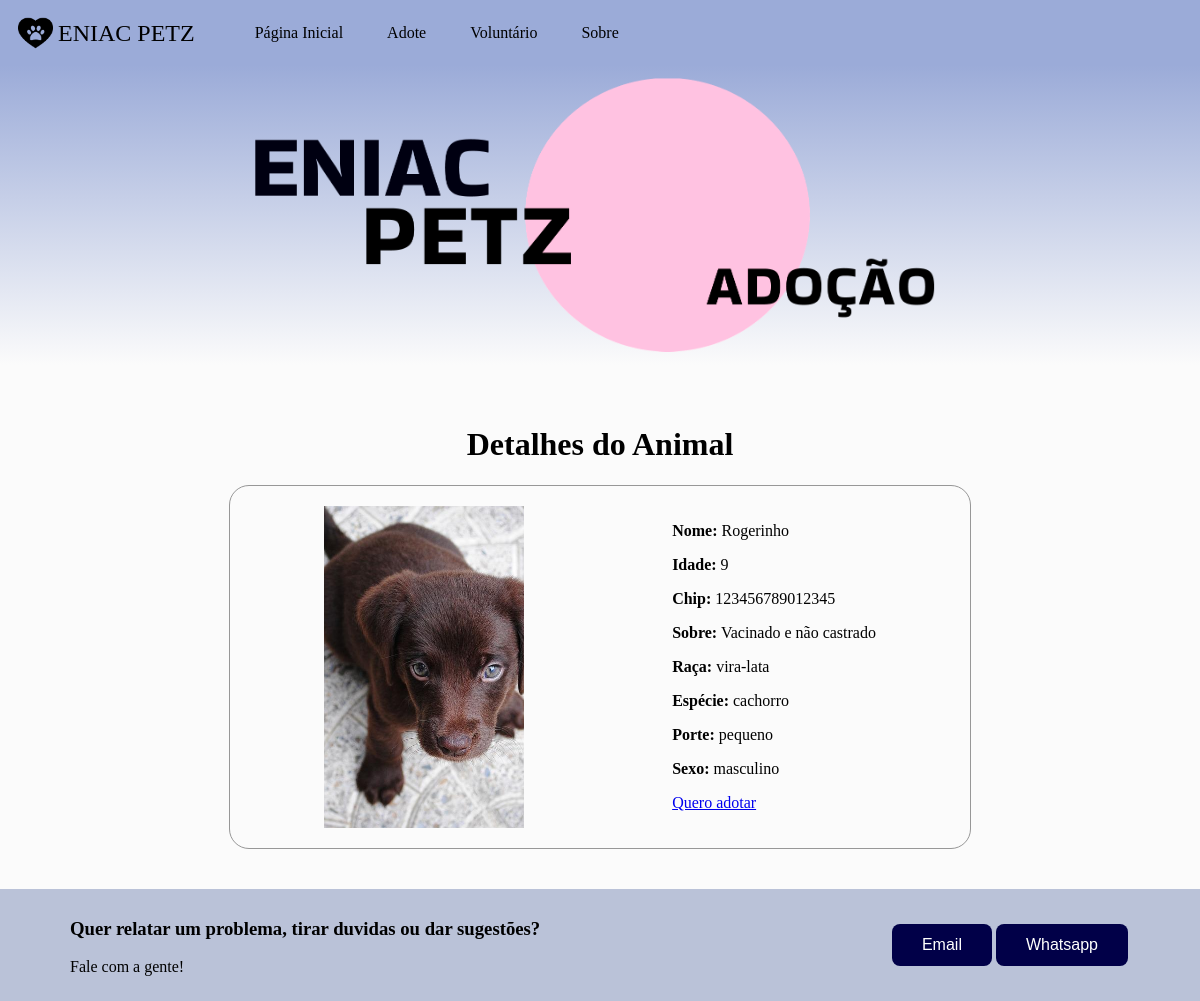
/animais/6/, run on the app's committed database.
### app_animais/models.py (models this page shows, shortened)
class Animal(models.Model):
    nome = models.CharField(max_length=50)
    idade = models.IntegerField('idade')
    chip = models.CharField(max_length=15)
    info_animais = models.CharField('Sobre',max_length=500)
    image = models.ImageField(upload_to='images/')
    raca = models.ForeignKey(Raca, on_delete = models.CASCADE)
    especie = models.ForeignKey(Especie, on_delete = models.CASCADE)
    porte = models.ForeignKey(Porte, on_delete = models.CASCADE)
    sexo = models.ForeignKey(Sexo, on_delete = models.CASCADE)
    disponivel = models.BooleanField(default=True)
    data = models.DateTimeField(auto_now_add=True)
    class Meta:
        verbose_name = 'Animal'
        verbose_name_plural = 'Animais'
        ordering = ['-data']

class Raca(models.Model):
    raca = models.CharField(max_length=50)
    class Meta:
        verbose_name = 'Raça'
        verbose_name_plural = 'Raças'
    def __str__(self):
        return self.raca

class Especie(models.Model):
    especie = models.CharField(max_length=50)
    def __str__(self):
        return self.especie

class Porte(models.Model):
    porte = models.CharField(max_length=50)
    def __str__(self):
        return self.porte

class Sexo(models.Model):
    sexo = models.CharField(max_length=50)
    def __str__(self):
        return self.sexo

### app_animais/views.py (the view)
# urls.py: path('animais/<int:pk>/', animal_detail, name='animal_detail'),
def animal_detail(request, pk):
    animal = get_object_or_404(Animal, pk=pk)
    return render(request, 'animal_detail.html', {'animal': animal})

### app_animais/templates/animal_detail.html
{% extends 'base.html' %}
{% load static %}
{% block content %}
<link rel="stylesheet" type="text/css" href="{% static '/animais/css/style.css' %}">
  <header class="header" >
    <img src="{% static '/animais/img/header-adocao.png' %}" class="header-adocao" alt="header-adocao"/>
  </header>
  <div class="margem-pagina">
  <h1>Detalhes do Animal</h1>
<div class="detalhes-animal">
<img src="{{ animal.image.url }}" class ="foto-animal" alt="Imagem do Animal"/>
<div class="detalhes" >
<p><strong>Nome:</strong> {{ animal.nome }}</p>
<p><strong>Idade:</strong> {{ animal.idade }}</p>
<p><strong>Chip:</strong> {{ animal.chip }}</p>
<p><strong>Sobre:</strong> {{ animal.info_animais }}</p>
<p><strong>Raça:</strong> {{ animal.raca }}</p>
<p><strong>Espécie:</strong> {{ animal.especie }}</p>
<p><strong>Porte:</strong> {{ animal.porte }}</p>
<p><strong>Sexo:</strong> {{ animal.sexo }}</p>
<p><a href="{% url 'formulario_animal' pk=animal.pk %}">Quero adotar</a></p>
</div>
</div>
</div>
{% endblock %}

### abrigo/static/style.css (style rules this page uses)
body { margin: 0px; padding: 0px; background-color: rgba(251, 251, 251, 1); }

### app_animais/static/animais/css/style.css (style rules this page uses)
.header { background-image: linear-gradient(-360deg,rgba(251, 251, 251, 1),rgba(155, 171, 216, 1)); display: flex; height: 300px; align-items: center; justify-content: center; z-index: -1; }
.header-adocao { width: 700px; height: auto; }
.foto-animal { width: 200px; object-fit: cover; }
.detalhes-animal { display: flex; justify-content:space-around; border: 1px solid rgba(151, 151, 151, 1); border-radius: 20px; width: 700px; margin: 0 auto; padding: 20px; }
h1 { display: flex; justify-content: center; }
.margem-pagina { padding: 40px; }

### data on the page
Animal: image (picture), nome "Rogerinho", idade "9", chip "123456789012345", info_animais "Vacinado e não castrado", raca "vira-lata", especie "cachorro", porte "pequeno", sexo "masculino"
